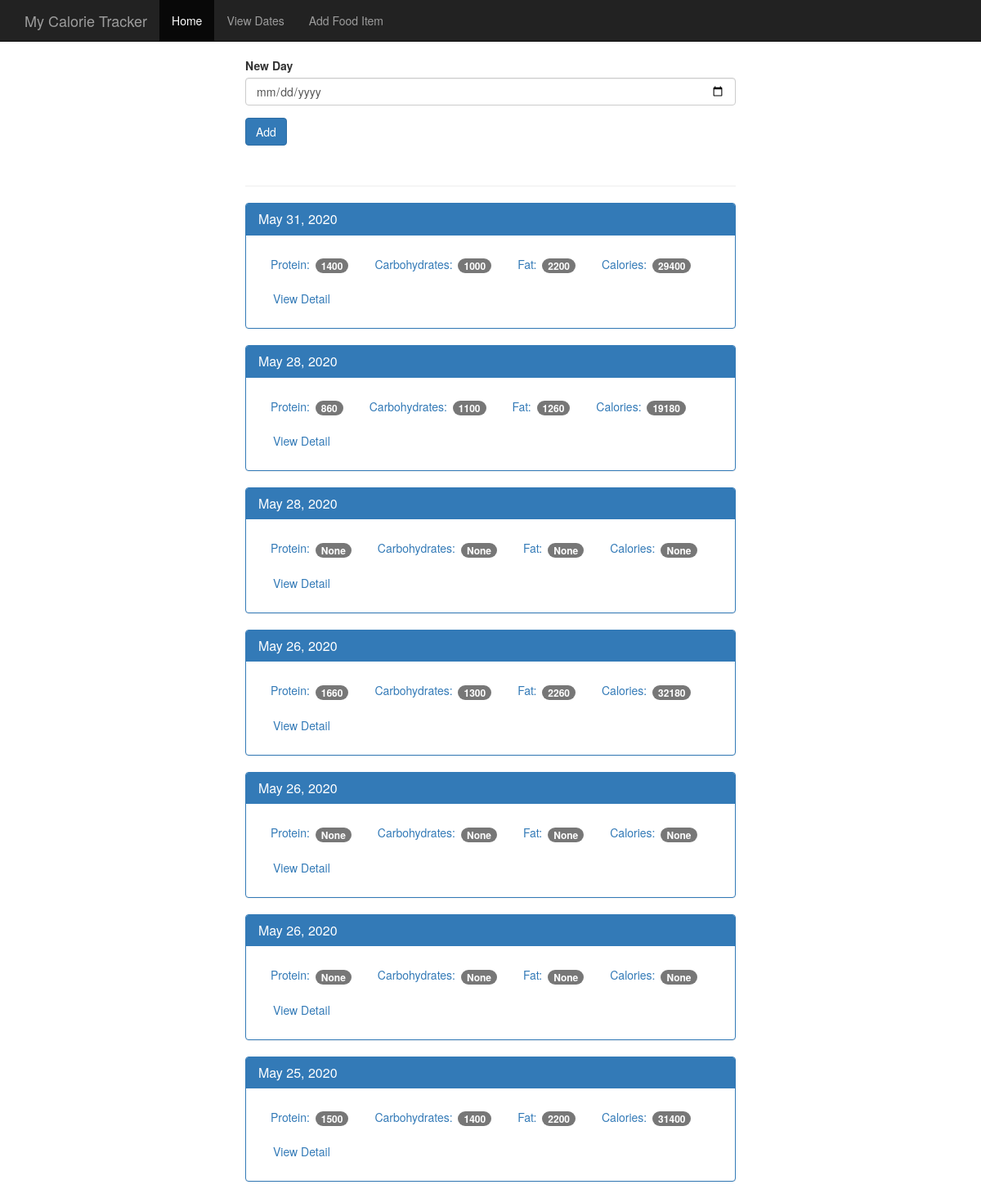
The page / on the database its author committed.
### tables this page shows
CREATE TABLE log_date (
    id integer primary key autoincrement,
    entry_date date not null
);

### app.py (the view)
@app.route('/', methods=['POST', 'GET'])
def index():
    db = get_db()
    if request.method == 'POST':
        date = request.form['date']
        dt = datetime.strptime(date, '%Y-%m-%d')
        database_date = datetime.strftime(dt, '%Y%m%d')
        db.execute('insert into log_date (entry_date) values(?)', [database_date])
        db.commit()
    cur = db.execute('''select log_date.entry_date, sum(food.protein) as protein, sum(food.carbohydrates) as carbohydrates, sum(food.fat) as fat, sum(food.calories) as calories
                        from log_date
                        left join food_date on food_date.log_date_id = log_date.id
                        left join food on food.id = food_date.food_id
                        group by log_date.id order by log_date.entry_date desc''')
    results = cur.fetchall()
    date_results = []
    for i in results:
        single_date = {}
        single_date['entry_date'] = i['entry_date']
        single_date['protein'] = i['protein']
        single_date['carbohydrates'] = i['carbohydrates']
        single_date['fat'] = i['fat']
        single_date['calories'] = i['calories']
        d = datetime.strptime(str(i['entry_date']), '%Y%m%d')
        single_date['pretty_date'] =  datetime.strftime(d, '%B %d, %Y')
        date_results.append(single_date)
        print(single_date)
    return render_template('home.html', results=date_results)

### database.py (called while the page is built)
def connect_db():
    sql = sqlite3.connect('sqlite3/food_log.db')
    sql.row_factory = sqlite3.Row
    return sql

def get_db():
    if not hasattr(g, 'sqlite_db'):
        g.sqlite_db = connect_db()
    return g.sqlite_db

### templates/home.html (shortened to what this page needs)
{% extends "base.html" %}
{% block body %}
  <head>
  </head>
  <body>
    <nav class="navbar navbar-inverse navbar-fixed-top">
      <div class="container">
        <div class="navbar-header">
          <a class="navbar-brand" href="{{ url_for('index') }}">My Calorie Tracker</a>
        </div>
        <div id="navbar" class="navbar-collapse collapse">
          <ul class="nav navbar-nav">
            <li class="active"><a href="{{ url_for('index') }}">Home</a></li>
            <li><a href="{{ url_for('view_date') }}">View Dates</a></li>
            <li><a href="{{ url_for('food') }}">Add Food Item</a></li>
          </ul>
        </div>
      </div>
    </nav>
    <div class="container theme-showcase col-sm-6 col-sm-offset-3" role="main">
      <div class="row">
        <div>
          <form method="POST" action="/">
            <div class="form-group">
              <label for="new-day">New Day</label>
              <input type="date" class="form-control" name="date" id="new-day">
            </div>
            <button type="submit" class="btn btn-primary">Add</button>
          </form>
          <div class="page-header"></div>
          {% for r in results %}
          <div class="panel panel-primary">
            <div class="panel-heading">
            <h3 class="panel-title">{{ r.pretty_date }}</h3>
            </div>
            <div class="panel-body">
              <ul class="nav nav-pills" role="tablist">
                <li><a>Protein: <span class="badge">{{ r.protein }}</span></a></li>
                <li><a>Carbohydrates: <span class="badge">{{ r.carbohydrates }}</span></a></li>
                <li><a>Fat: <span class="badge">{{ r.fat }}</span></a></li>
                <li><a>Calories: <span class="badge">{{ r.calories }}</span></a></li>
                <li><a href="{{ url_for('view', date=r.entry_date) }}" type="button" class="btn btn-link">View Detail</a></li>
              </ul>
            </div>
          </div>
          {% endfor %}
        </div>
      </div>
    </div>
{% endblock %}

### templates/base.html (shortened to what this page needs)
<!DOCTYPE html>
<html lang="en">
  <head>
    <link href="{{ url_for('static', filename='bootstrap.min.css') }}" rel="stylesheet">
    <link href="{{ url_for('static', filename='theme.css') }}" rel="stylesheet">
  </head>
  <body>
  {% block body %}
  {% endblock %}
  </body>
</html>

### static/theme.css (style rules this page uses)
body { padding-top: 70px; padding-bottom: 30px; }

### rows shown on the page
log_date: pretty_date "May 31, 2020", protein "1400", carbohydrates "1000", fat "2200", calories "29400"
log_date: pretty_date "May 28, 2020", protein "860", carbohydrates "1100", fat "1260", calories "19180"
log_date: pretty_date "May 28, 2020", protein "None", carbohydrates "None", fat "None", calories "None"
log_date: pretty_date "May 26, 2020", protein "1660", carbohydrates "1300", fat "2260", calories "32180"
log_date: pretty_date "May 26, 2020", protein "None", carbohydrates "None", fat "None", calories "None"
log_date: pretty_date "May 26, 2020", protein "None", carbohydrates "None", fat "None", calories "None"
log_date: pretty_date "May 25, 2020", protein "1500", carbohydrates "1400", fat "2200", calories "31400"
